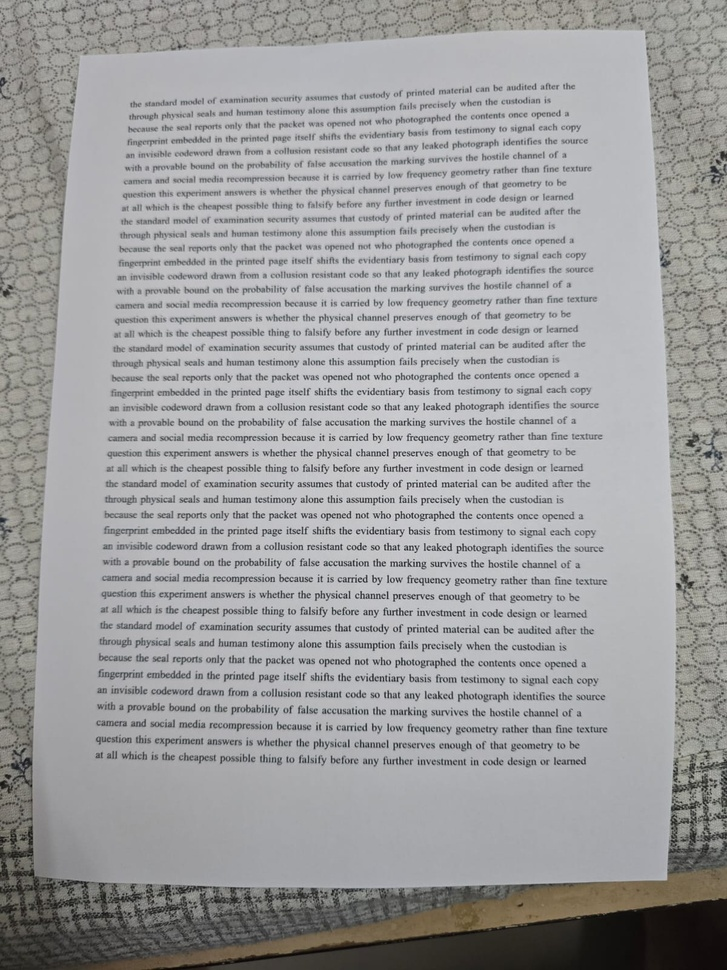
#> input picture control_received.jpeg, 727 x 970 px, shrunk from 1200 x 1600 before the run
$ python crop_page.py ../control_received.jpeg ../received.jpeg
#> lines starting #> are read from the running program, lines starting #| are printed output that depends on the picture; after the words box and inside, x2 and y2 are one past the last pixel; in counts of white or black regions, pixels touching at a corner belong together
# SPDX-License-Identifier: Apache-2.0
import sys, cv2, numpy as np
src, dst = sys.argv[1], sys.argv[2]
img = cv2.imread(src, cv2.IMREAD_GRAYSCALE)
#> img: shape (970, 727); min 5, max 234, mean 158.3
# Paper is the large bright region. Blur, Otsu, take largest bright component.
b = cv2.GaussianBlur(img, (0,0), 3)
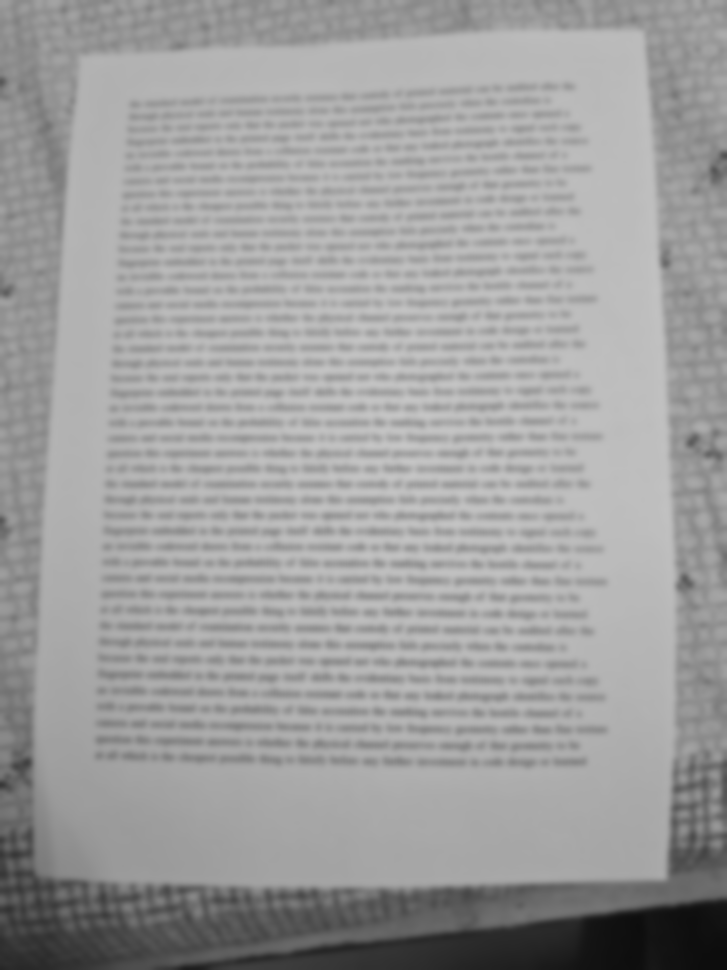
#> b: shape (970, 727); min 12, max 198, mean 158.3
_, m = cv2.threshold(b, 0, 255, cv2.THRESH_BINARY + cv2.THRESH_OTSU)
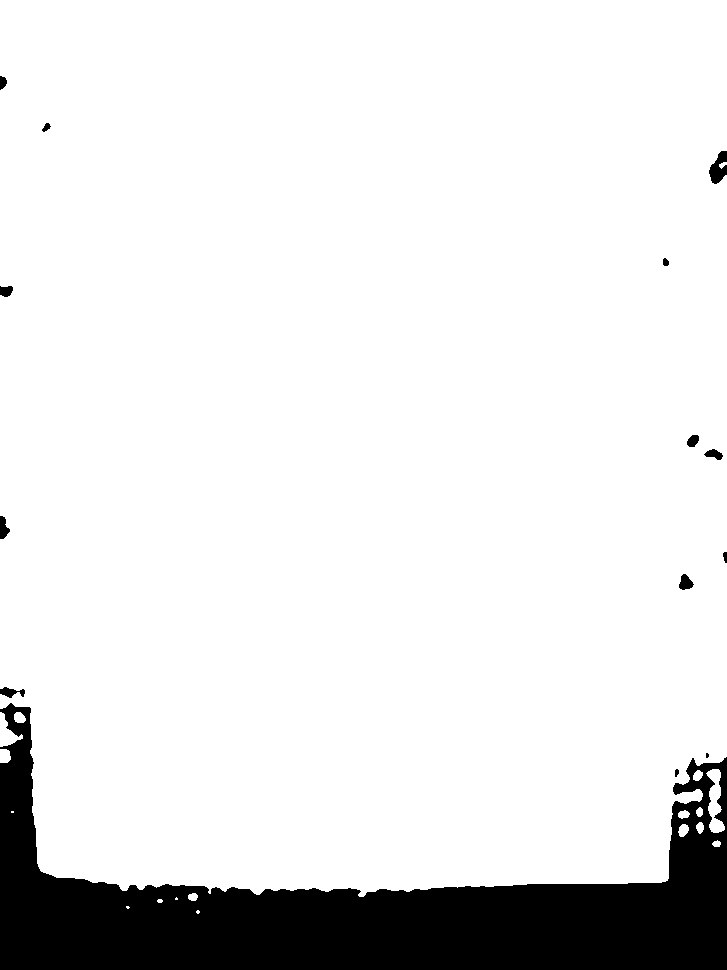
#> m: shape (970, 727); 89.7% white; 14 black regions (1 under 20 px), largest, box (x1, y1, x2, y2) and area: (0, 703, 727, 970) 71421, (709, 151, 727, 184) 371, (679, 574, 694, 590) 156
n, lbl, stats, _ = cv2.connectedComponentsWithStats((m>0).astype(np.uint8), 8)
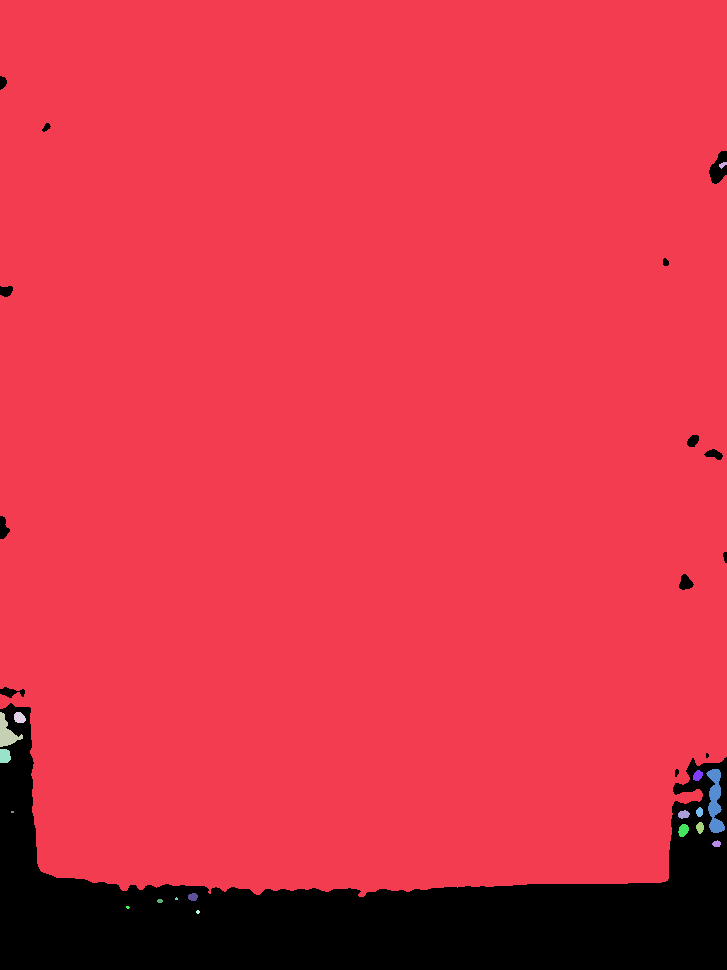
#> lbl: shape (970, 727) int32; 19 distinct labels, from 0 to 18; one colour per label, 0 black
#> n = 19; stats = 19 rows, first 6: [0, 76, 727, 894, 72827], [0, 0, 727, 897, 630514], [719, 162, 8, 7, 33], [0, 712, 23, 35, 368], [14, 712, 12, 11, 105], [0, 749, 11, 14, 137]
# largest component excluding background label 0
areas = stats[1:, cv2.CC_STAT_AREA]
#> areas = 18 values, max 630514 at index 0, min 6 at index 8, mean 35131.3
k = 1 + int(np.argmax(areas))
#> k = 1
x, y, w, h = (stats[k, cv2.CC_STAT_LEFT], stats[k, cv2.CC_STAT_TOP],
              stats[k, cv2.CC_STAT_WIDTH], stats[k, cv2.CC_STAT_HEIGHT])
#> x = 0; y = 0; w = 727; h = 897
# inset a few percent to drop the paper edge/shadow, then crop the original
ix, iy = int(w*0.03), int(h*0.03)
#> ix = 21; iy = 26
x0, y0 = max(0, x+ix), max(0, y+iy)
#> x0 = 21; y0 = 26
x1, y1 = min(img.shape[1], x+w-ix), min(img.shape[0], y+h-iy)
#> x1 = 706; y1 = 871
crop = cv2.imread(src, cv2.IMREAD_COLOR)[y0:y1, x0:x1]
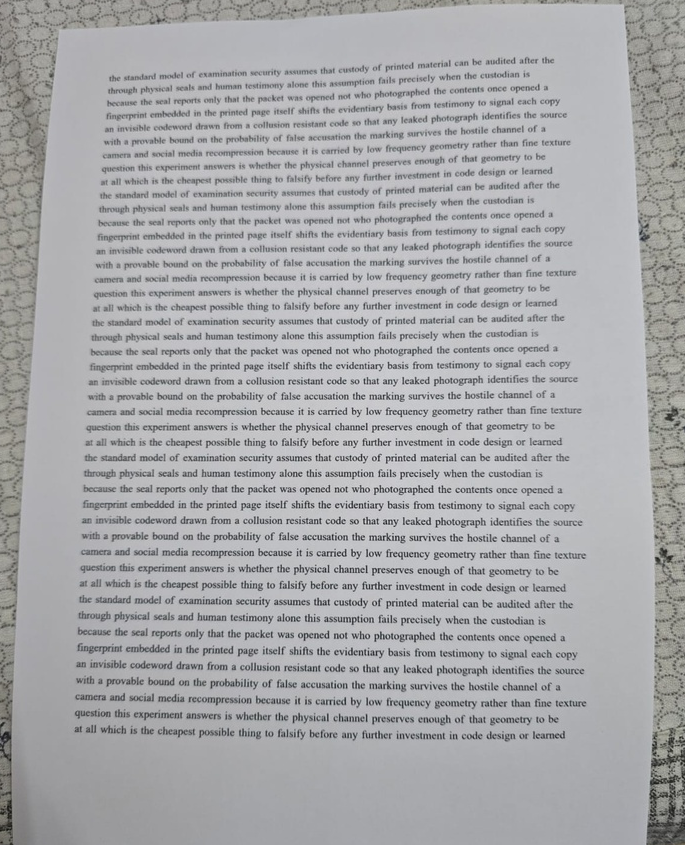
#> crop: shape (845, 685, 3); mean B, G, R 171.7, 169.5, 169
cv2.imwrite(dst, crop)
print(f"page bbox ({x},{y},{w},{h}) -> crop {x1-x0}x{y1-y0} saved {dst}")
#| page bbox (0,0,727,897) -> crop 685x845 saved ../received.jpeg
